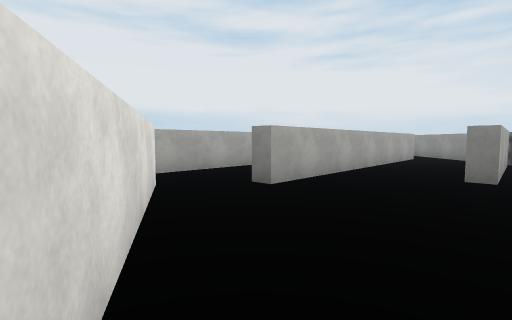
view 1 (above)

18 first-person views from a walk through a 3-D level made in the Unity game engine. The camera is 1.4 m above the floor, tilts 4° down and sees 85° across. The floor is counted in squares, 2 m on a side. Each view is taken from the middle of a square. On the plan, view 1 faces up. The plan holds only what a view shows up to about 9 squares ahead; the rest is blank. Surface patterns are stand-ins for the level's own textures.

view 2
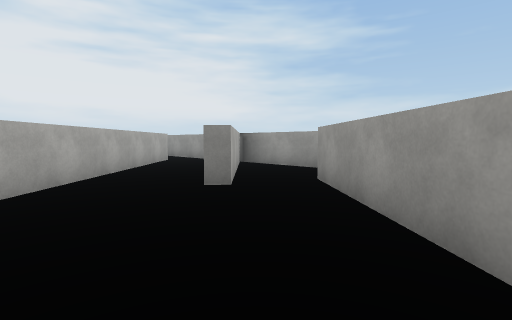

view 3
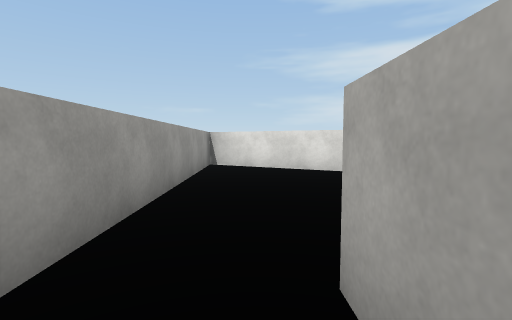

view 4
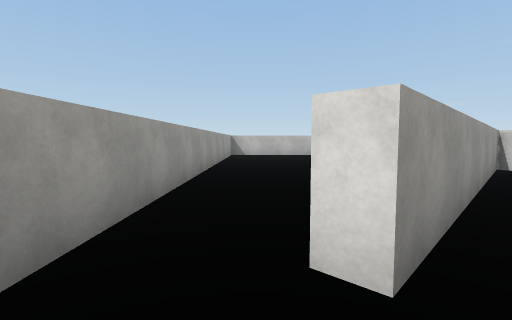

view 5
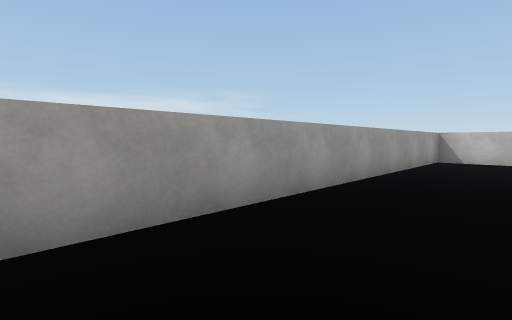

view 6
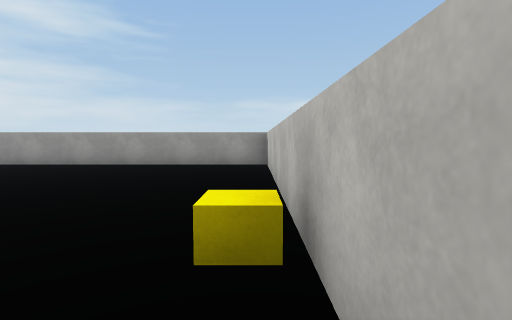

view 7
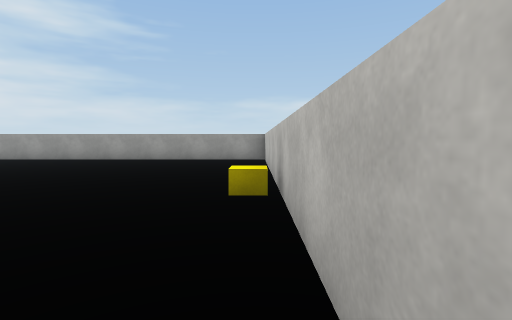

view 8
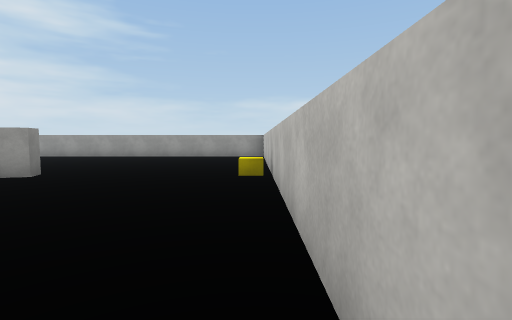

view 9
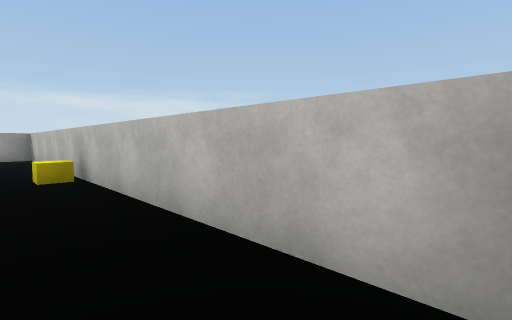

view 10
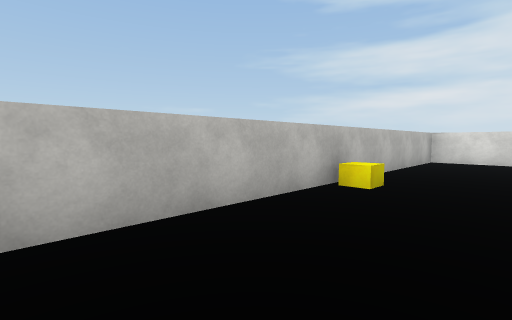

view 11
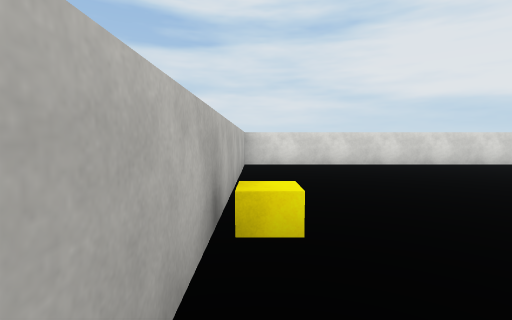

view 12
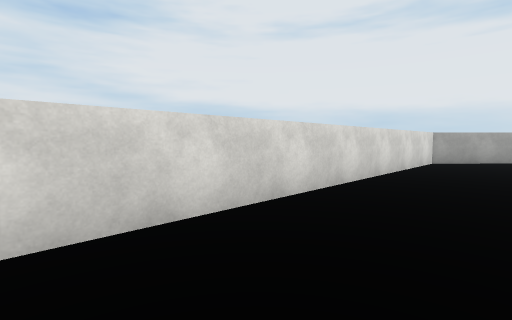

view 13
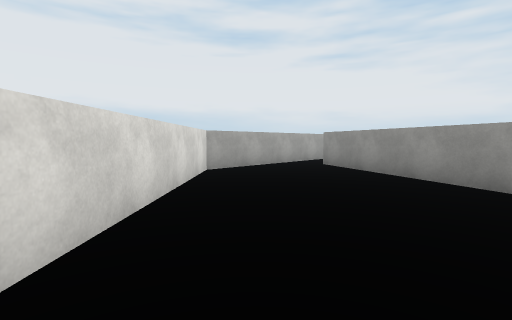

view 14
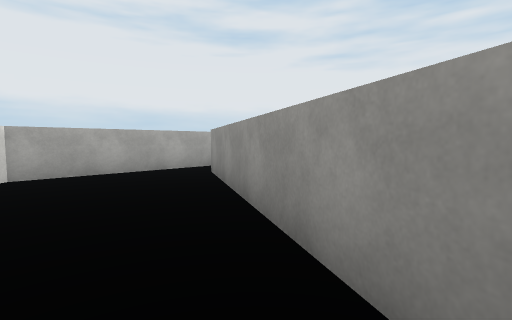

view 15
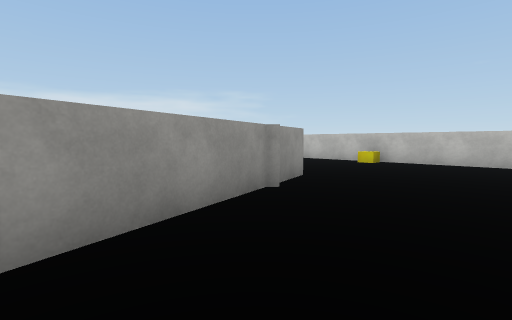

view 16
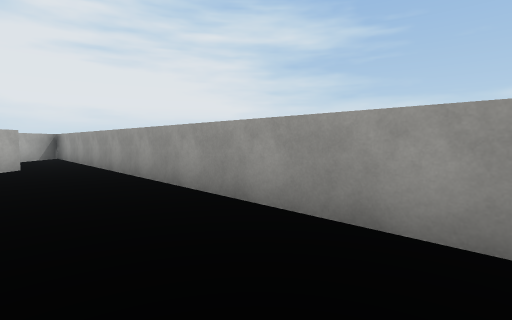

view 17
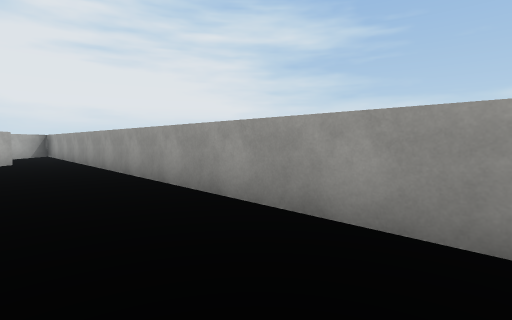

view 18
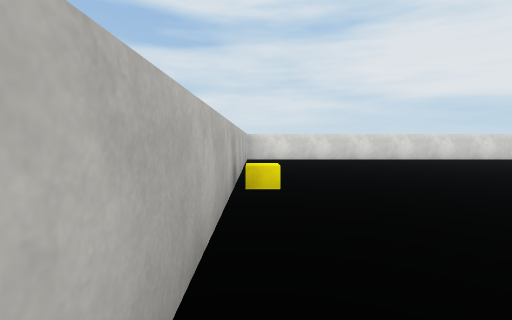

### Floor plan
Ten units are one square. View 1 is at (0, 0); x grows to the right and y downward. Boxes are objects, and circles mark ways between rooms. Rooms are numbered by the first view taken in them; rooms with no view inside come last. Other rooms are left out.
<svg viewBox="-57 -84 134 174">
<path fill="none" stroke="#000" d="M38 -44 35 -47M-13 -35 2 17 54 -38M28 -71 2 -44 -1 -48M7 36 3 37 0 25M-1 22 -20 -43M54 -38 57 -35 53 -31M-30 -50 -52 -27 -52 83 72 83 72 -79 38 -44M-16 -44 -13 -35M-10 -71 -30 -50"/>
<rect x="5" y="75" width="10" height="10" fill="#bbb"><title>other object</title></rect>
<circle cx="40" cy="-40" r="3" fill="#2a7"/>
<text x="20" y="-30">1</text>
<text x="10" y="30">2</text>
<text x="-10" y="-50">3</text>
</svg>
Room 1 opens to room 2.

Where each view was taken, in squares from view 1:
view 1: 0 up, 0 right, facing up
view 2: 1 up, 1 right, facing up-right
view 3: 5 up, 5 right, facing down-left
view 4: 5 up, 6 right, facing down
view 5: 2 up, 5 right, facing down-right
view 6: 8 down, 1 left, facing right
view 7: 8 down, 3 left, facing right
view 8: 8 down, 5 left, facing right
view 9: 7 down, 5 left, facing down-right
view 10: 6 down, 5 right, facing down-left
view 11: 8 down, 3 right, facing left
view 12: 7 down, 3 left, facing up-left
view 13: 4 down, 4 left, facing up
view 14: 2 down, 1 left, facing up
view 15: 1 up, 3 left, facing down-right
view 16: 5 down, 5 right, facing up-right
view 17: 7 down, 5 right, facing up-right
view 18: 8 down, 5 right, facing left
